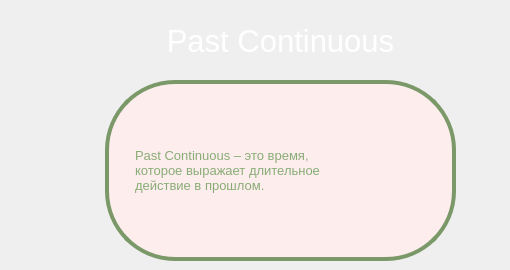
      <widget class="QWidget" name="page_18">
       <widget class="QLabel" name="label_95">
        <property name="geometry">
         <rect>
          <x>105</x>
          <y>80</y>
          <width>351</width>
          <height>181</height>
         </rect>
        </property>
        <property name="styleSheet">
         <string notr="true">color: rgb(134,115,161);
background-color: rgb(253,237,237);
border-radius: 70px; 
border: 4px solid rgb(122, 152, 104)
</string>
        </property>
        <property name="text">
         <string/>
        </property>
       </widget>
       <widget class="QLabel" name="label_55">
        <property name="geometry">
         <rect>
          <x>60</x>
          <y>20</y>
          <width>441</width>
          <height>41</height>
         </rect>
        </property>
        <property name="font">
         <font>
          <pointsize>23</pointsize>
         </font>
        </property>
        <property name="styleSheet">
         <string notr="true">color: rgb(255, 255, 255);</string>
        </property>
        <property name="text">
         <string>Past Continuous</string>
        </property>
        <property name="alignment">
         <set>Qt::AlignCenter</set>
        </property>
       </widget>
       <widget class="QLabel" name="label_63">
        <property name="geometry">
         <rect>
          <x>135</x>
          <y>110</y>
          <width>291</width>
          <height>121</height>
         </rect>
        </property>
        <property name="font">
         <font>
          <pointsize>10</pointsize>
         </font>
        </property>
        <property name="autoFillBackground">
         <bool>false</bool>
        </property>
        <property name="styleSheet">
         <string notr="true">color: rgb(137, 172, 118);
background-color: rgb(253,237,237);
border-radius: 20px;</string>
        </property>
        <property name="text">
         <string>Past Continuous – это время, 
которое выражает длительное 
действие в прошлом. </string>
        </property>
       </widget>
      </widget>
